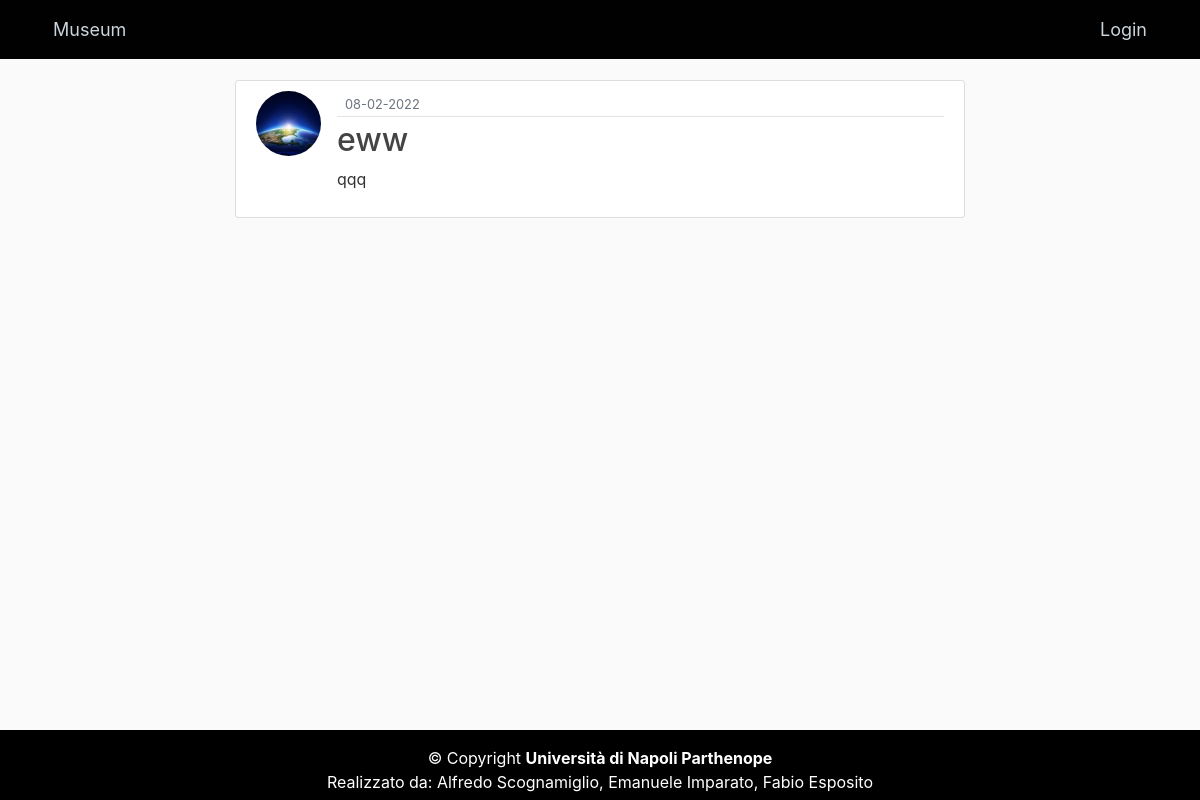
Screenshot of /post/2 with the database file from the repository.
### MuseumProject/models.py (models this page shows)
class Administrator(db.Model, UserMixin):
    id = db.Column(db.Integer,primary_key=True)
    first_name = db.Column(db.String(20), nullable=False)
    email = db.Column(db.String(45), unique=True, nullable=False)
    password = db.Column(db.String(45), nullable=False)
    image_file = db.Column(db.String(20), nullable=False, default='default.jpg')
    posts = db.relationship('Post', backref='poster', lazy=True)                                #Un Admin può inserire più post (Relazione 1:N)

class Post(db.Model):
    id = db.Column(db.Integer, primary_key=True)
    title = db.Column(db.String(100), nullable=False)
    descrizione = db.Column(db.Text, nullable=False)
    date_posted = db.Column(db.DateTime, nullable=False, default=datetime.utcnow)
    post_image = db.Column(db.String(20), nullable=False, default='defaultPNG.png')
    admin_id = db.Column(db.Integer, db.ForeignKey('administrator.id'), nullable=False)         #Chiave esterna che fa riferimento alla tab.Administrator

### MuseumProject/routes.py (the view)
@app.route("/post/<int:post_id>")
def post(post_id):
    post = Post.query.get_or_404(post_id)                                    #Se il post con l id ricercato non esiste viene fornito la pagina d errore
    return render_template('post.html', title=post.title, post=post)

### MuseumProject/templates/post.html (shortened to what this page needs)
{% extends "layout.html" %}
{% block content %}
  <article class="media content-section">
    <img class="rounded-circle article-img" src="{{ url_for('static', filename='images/' + post.poster.image_file) }}">
    <div class="media-body">
      <div class="article-metadata">
        <small class="text-muted">{{ post.date_posted.strftime('%d-%m-%Y') }}</small>
      </div>
      <h2 class="article-title">{{ post.title }}</h2>
      <p class="article-content">{{ post.descrizione }}</p>
    </div>
  </article>
{% endblock content %}

### MuseumProject/static/main.css (style rules this page uses)
body { background: #fafafa; color: #333333; margin-top: 5rem; }
h1, h2, h3, h4, h5, h6 { color: #444444; }
.content-section { background: #ffffff; padding: 10px 20px; border: 1px solid #dddddd; border-radius: 3px; margin-bottom: 20px; }
.article-title { color: #444444; }
.article-content { white-space: pre-line; }
.article-img { height: 65px; width: 65px; margin-right: 16px; }
.article-metadata { padding-bottom: 1px; margin-bottom: 4px; border-bottom: 1px solid #e3e3e3 }

### rows the page displays
Administrator: image_file (picture)
Post: date_posted "08-02-2022", title "eww", descrizione "qqq"
